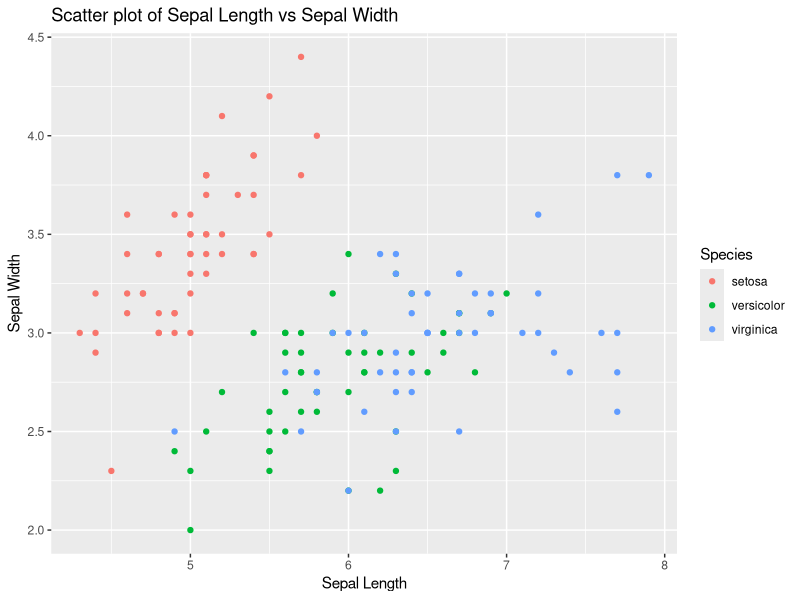
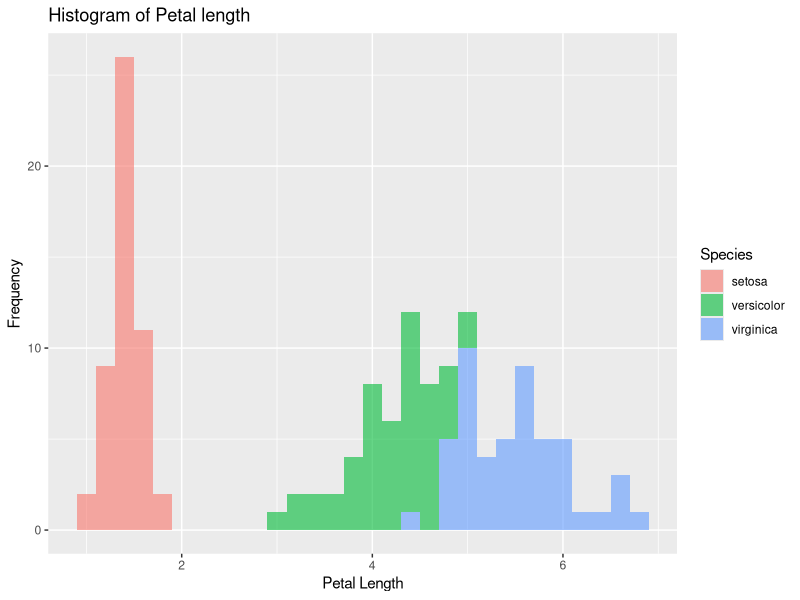
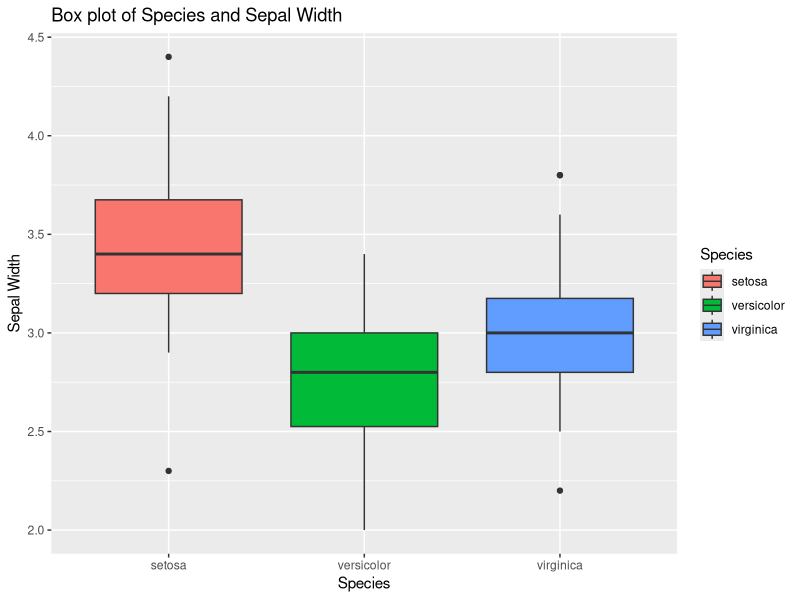

Write R code to recreate these figures, in order.
library(ggplot2)

data(iris)


ggplot(iris, aes(x = Sepal.Length, y = Sepal.Width, color = Species))+
  geom_point()+
  labs(title = "Scatter plot of Sepal Length vs Sepal Width", x = "Sepal Length",y = "Sepal Width")


ggplot(iris, aes(x = Petal.Length, fill=Species))+
  geom_histogram(binwidth = 0.2, alpha = 0.6)+
  labs(title = "Histogram of Petal length", x = "Petal Length", y = "Frequency")


ggplot(iris, aes(x = Species, y = Sepal.Width, fill = Species))+
  geom_boxplot()+
  labs(title = "Box plot of Species and Sepal Width", x = "Species", y = "Sepal Width")
